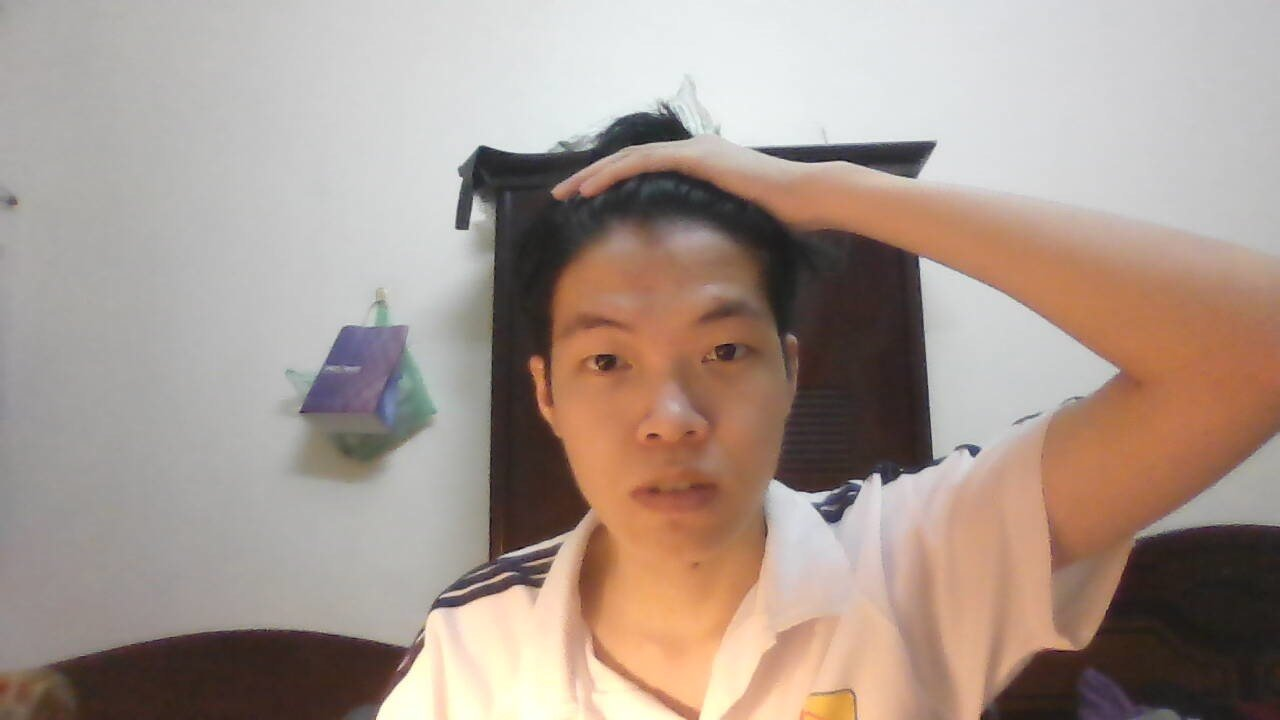
#> input picture Knn/tDung.jpg, 1280 x 720 px, given in place of the camera
$ python train.py
#> lines starting #> are read from the running program, lines starting #| are printed output that depends on the picture; after the words box and inside, x2 and y2 are one past the last pixel; in counts of white or black regions, pixels touching at a corner belong together
#> the answer given: y
import cv2
import exFunc
import numpy as np
import pandas as pd
import matplotlib.pyplot as plt
from sklearn.decomposition import PCA

f_name = "data.csv"
# classifier = cv2.CascadeClassifier("haarcascade_frontalface_default.xml")
classifier = cv2.CascadeClassifier(cv2.data.haarcascades +"haarcascade_frontalface_default.xml")
def display_pca_plot(X_train, Y_train):
    unique_labels = np.unique(Y_train)

    for label in unique_labels:
        label_indices = np.where(Y_train == label)[0]
        label_images = X_train[label_indices]

        # Apply PCA to reduce dimensionality to 2 for visualization
        pca = PCA(n_components=2)
        label_images_pca = pca.fit_transform(label_images)

        plt.scatter(label_images_pca[:, 0], label_images_pca[:, 1], label=str(label))

    plt.title("PCA Plot for Training Images")
    plt.xlabel("Principal Component 1")
    plt.ylabel("Principal Component 2")
    plt.legend()
    plt.show()

def train_by_camera(save_img = False):
#> called with save_img = True
    t = int(input("Nhập số lượng người huấn luyện: "))
#> the answer given: 3
    while t >=1 :
        name = input("Nhập tên của bạn: ")
#> the answer given: tDung.jpg
        cap = cv2.VideoCapture(0, cv2.CAP_DSHOW)
        face = (0,0,0,0)
        f_list = []
        auto_capture = False
        while True:
            ret, frame = cap.read()
#> frame is the input picture: shape (720, 1280, 3); mean B, G, R 142.2, 151.8, 168.2
            gray = cv2.cvtColor(frame, cv2.COLOR_BGR2GRAY)
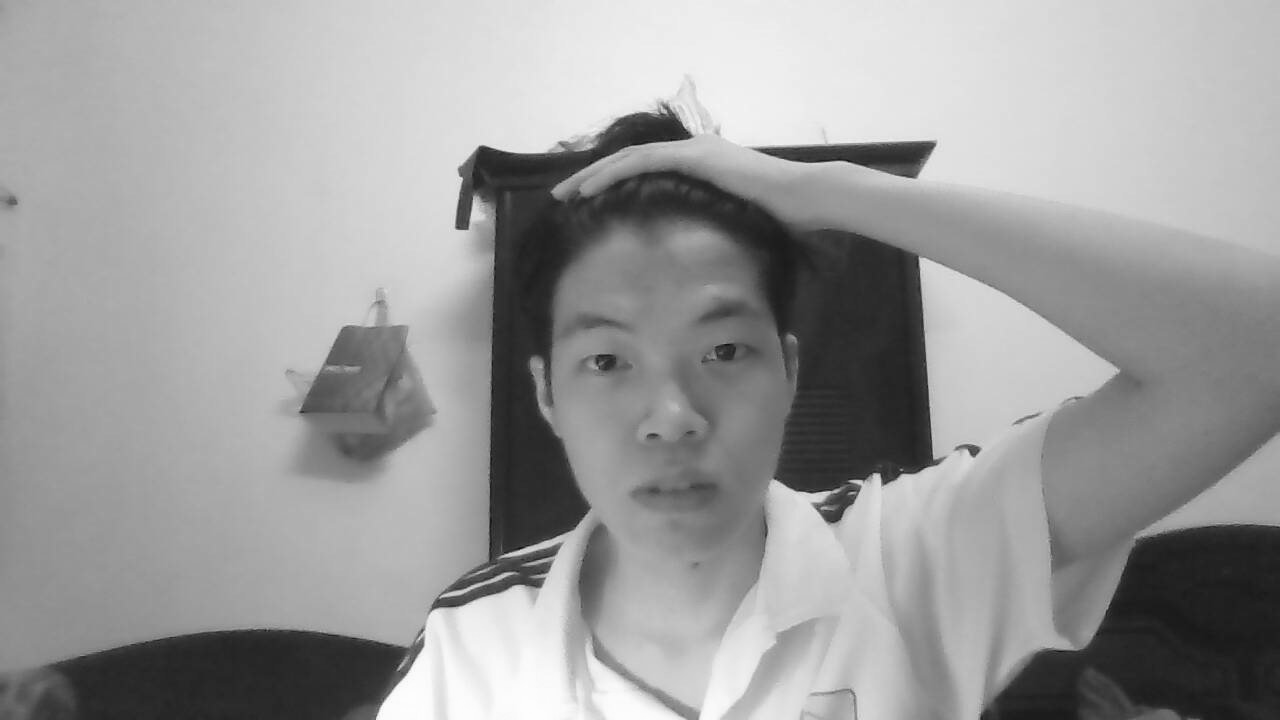
#> gray: shape (720, 1280); min 14, max 253, mean 155.6
            faces = classifier.detectMultiScale(gray, scaleFactor = 1.5, minNeighbors = 5)
#> faces = [[526, 258, 273, 273]]
            faces = sorted(faces, key = lambda x: x[2] * x[3], reverse = True)
            faces = faces[:1]
            if len(faces) >= 1:
                face = faces[0]
#> face = [526, 258, 273, 273]
                color = (0, 255, 0)
            else:
                color = (0, 0, 255)
            x, y, w, h = face
#> x = 526; y = 258; w = 273; h = 273
            im_face = frame[y : y + h, x : x + w]
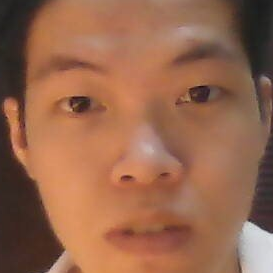
#> im_face: shape (273, 273, 3); mean B, G, R 77.2, 102.5, 150.9
            cv2.rectangle(frame, (x, y), (x + w, y + h), color, 1)
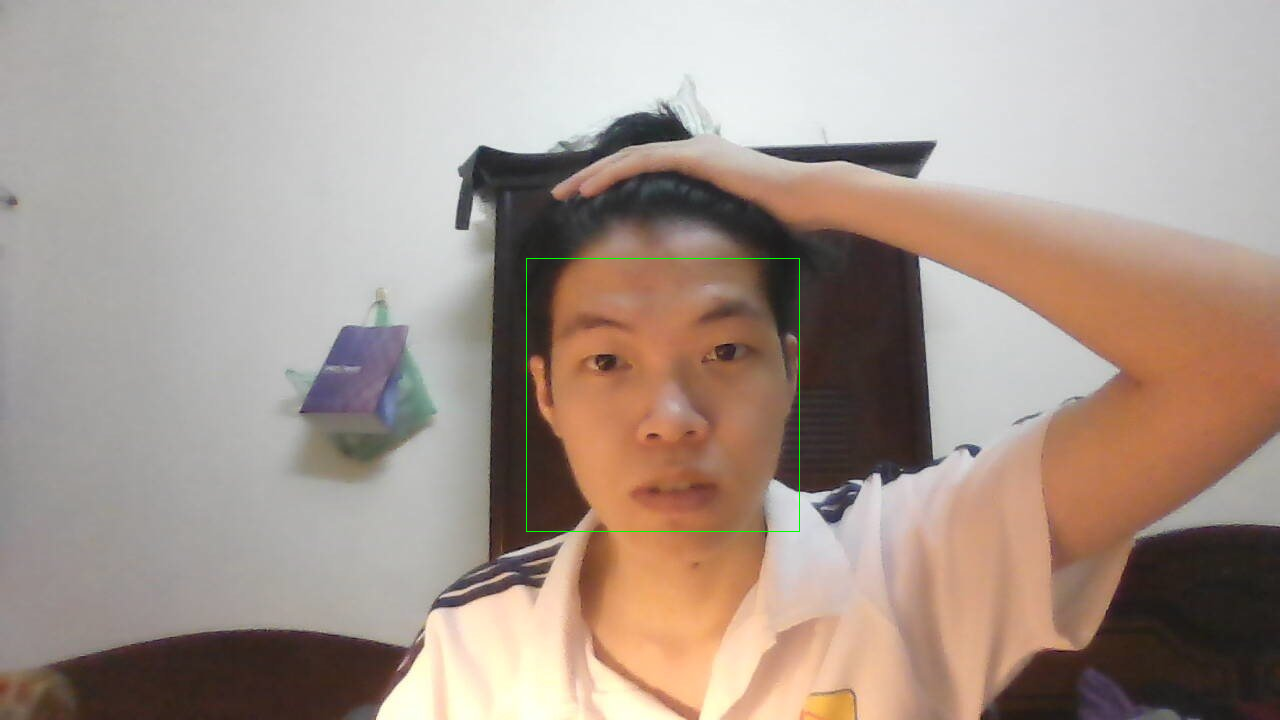
#> frame: shape (720, 1280, 3); 0.12% of pixels changed, all inside (x1, y1, x2, y2) = (526, 258, 800, 532)
            if not ret:
                continue
            cv2.imshow("Face-Recognition", frame)
            key = cv2.waitKey(1)
#> (key q is pressed here)
            if key & 0xFF == ord("q"):
                t-=1
                break
            elif key & 0xFF == ord("c") or auto_capture:
                if len(faces) == 1:
                    gray_face = cv2.cvtColor(im_face, cv2.COLOR_BGR2GRAY)
                    gray_face = cv2.resize(gray_face, (100, 100))
                    print(len(f_list), type(gray_face), gray_face.shape)
                    f_list.append(gray_face.reshape(-1))
                    if (save_img):
                        exFunc.save_image(gray_face, name, len(f_list))
                else:
                    print("Không tìm thấy khuôn mặt")
                if len(f_list) == 20:
                    if (f_list): exFunc.write(name, np.array(f_list))
                    f_list = []
                    auto_capture = False
            elif key & 0xFF == ord("s"):
                auto_capture = True
        cap.release()
        cv2.destroyAllWindows()

if __name__ == "__main__":
    print("1. Huấn luyện bằng camera")
    sel = input("Nhập lựa chọn (yes/no): ")

    if sel.lower() == "yes" or sel.lower() == "y":
        train_by_camera(save_img=True)
#> the answer given: tDung.jpg
#> the answer given: tDung.jpg

        # Read data from the CSV file
        data = pd.read_csv(f_name).values
        X_train, Y_train = data[:, 1:-1], data[:, -1]

        # Display PCA plot for each training image
        display_pca_plot(X_train, Y_train)

        # Continue with the face recognition code...
    elif sel.lower() == "no" or sel.lower() == "n":
        print("Bạn đã chọn không huấn luyện bằng camera.")
    else:
        print("Lựa chọn không hợp lệ.")
